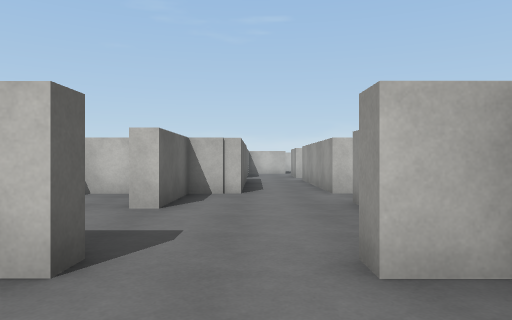
[1] (above)

24 first-person views from a walk through a 3-D level made in the Unity game engine. The camera is 1.2 m above the floor, looks level and sees 70° across. Doors are open. The floor is counted in squares, 2 m on a side. Each view is taken from the middle of a square. On the plan, view 1 faces up. The plan holds only what a view shows up to about 10 squares ahead; the rest is blank. The player character is not drawn. Surface patterns are stand-ins for the level's own textures.

[2]
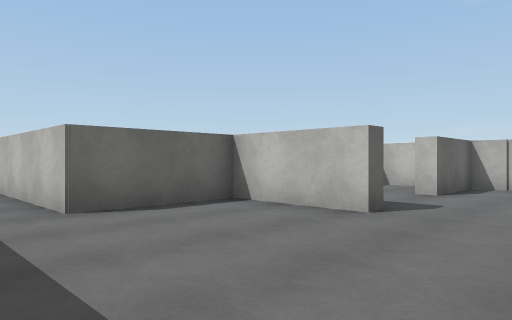

[3]
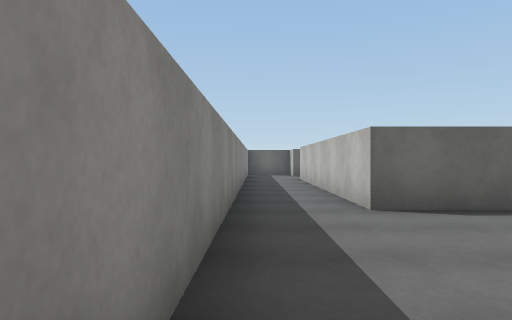

[4]
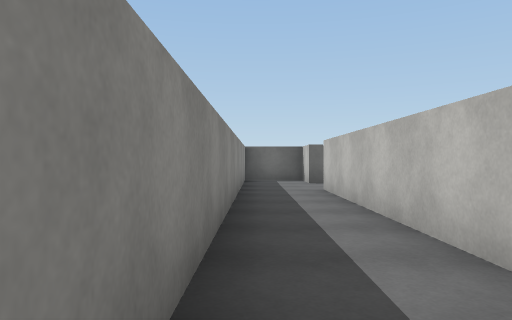

[5]
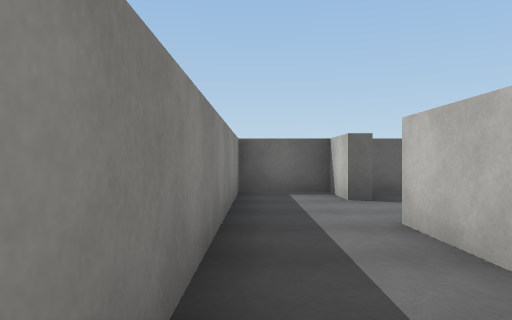

[6]
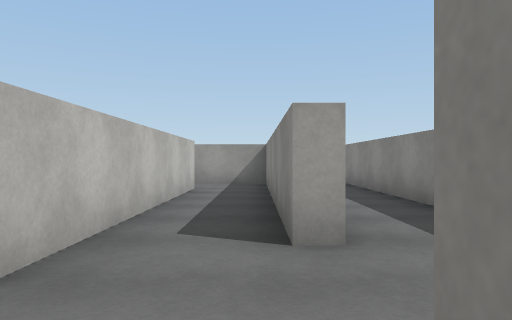

[7]
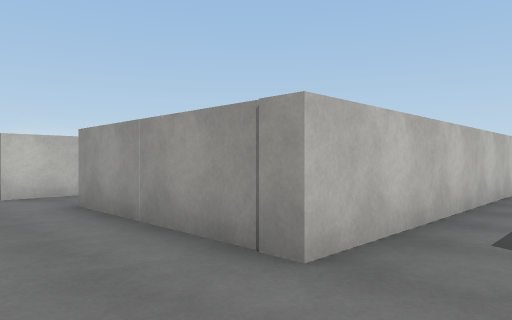

[8]
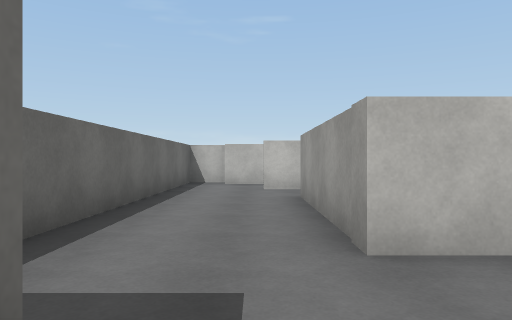

[9]
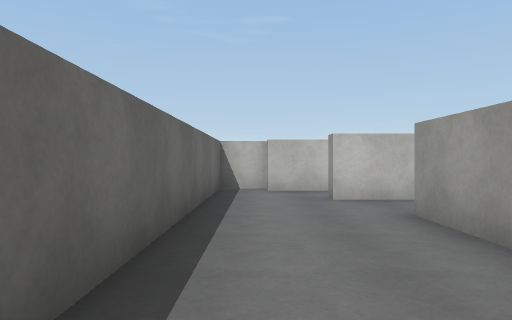

[10]
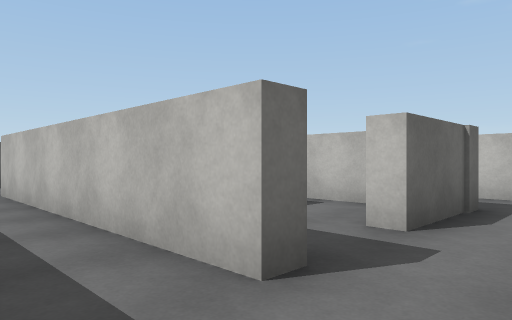

[11]
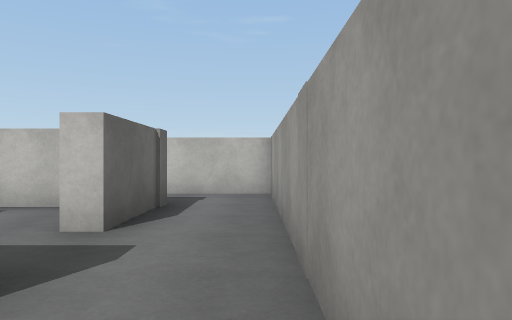

[12]
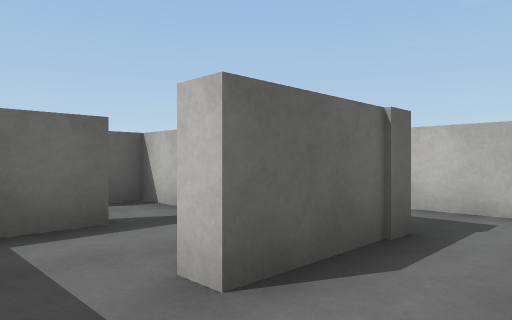

[13]
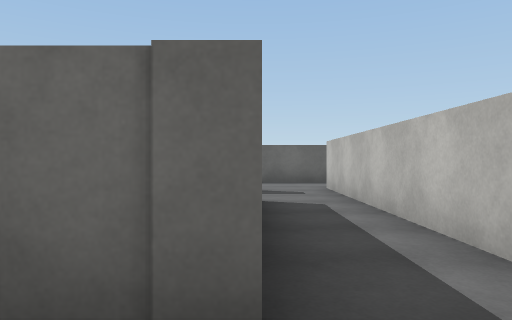

[14]
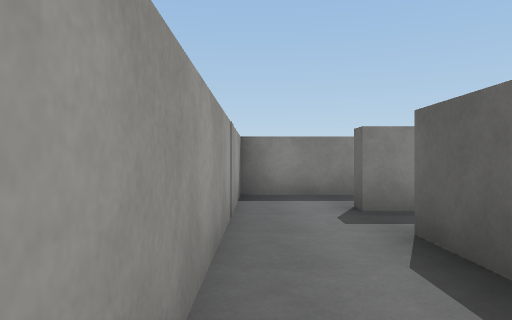

[15]
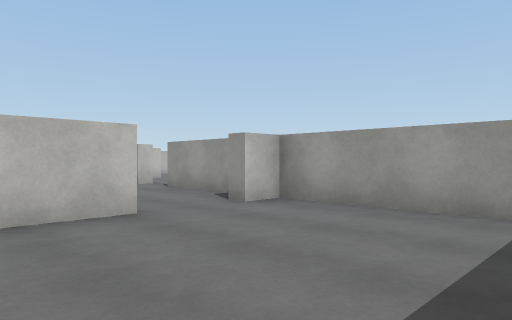

[16]
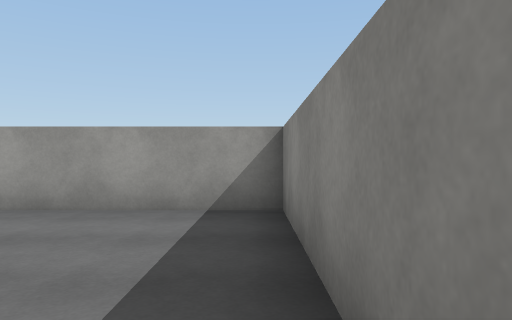

[17]
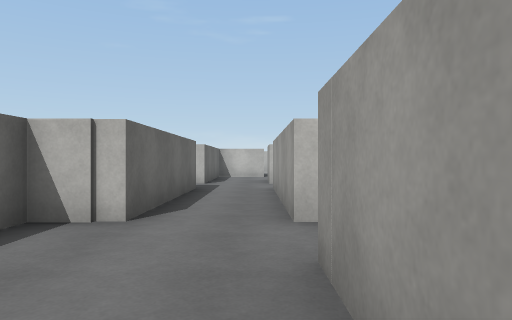

[18]
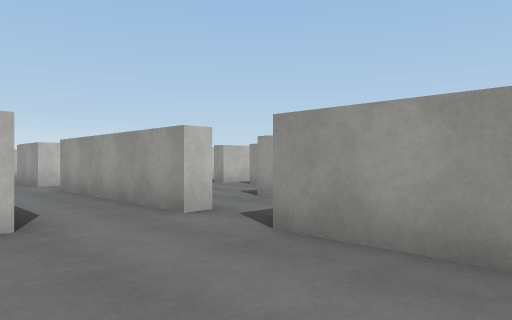

[19]
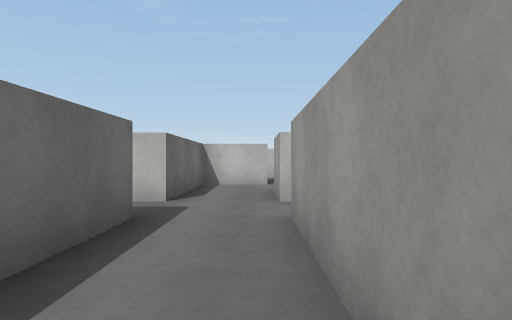

[20]
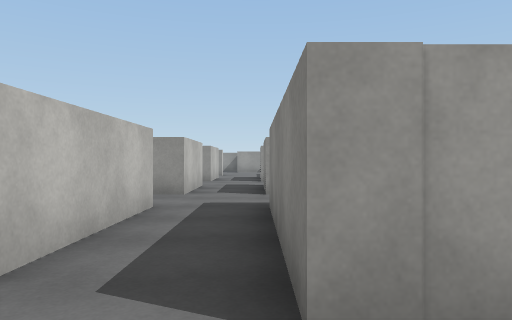

[21]
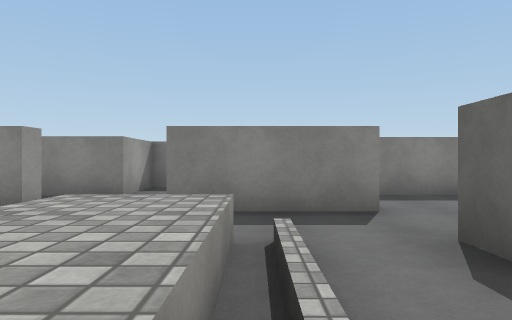

[22]
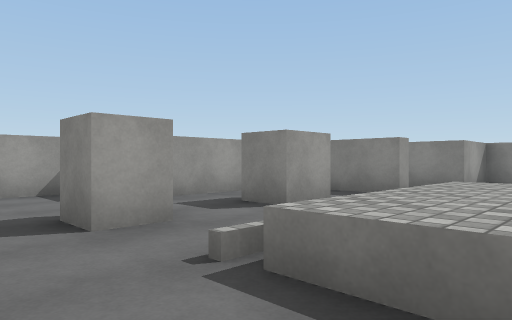

[23]
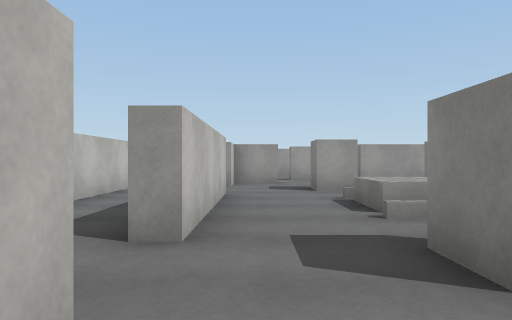

[24]
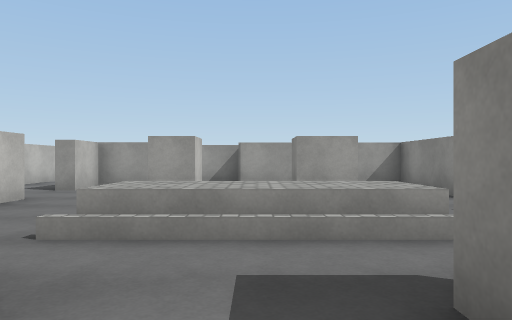

### Floor plan
Key: @ floor where view 1 was taken; # wall or solid block; . floor; D open door; ^ raised ledge.
Columns run from 14 left of view 1 to 6 right of it. Each row starts with its distance up from view 1.
 22           ######
 21        ........
 20      #.####...
 19     .........#
 18      ..........D
 17       #..^..#..#
 16      ....^ ...##
 15       #..^ ...#.
 14       .... ...#.#
 13       ........#.#
 12      ..###.####.##..
 11      ..  ...........
 10     ###   .####.##..#
  9 ###       ##  #.# ..
  8 #..           #.#..
  7 #..############.#.#
  6 #..........#.#.DD.
  5 #....####..#.#.DD
  4 #..# # ###.#....#
  3 #..#   #...#....#
  2 #..#   #...##DD##
  1 #..######..#....#
  0 #..........#..@.#
 -1 ##..########....#
 -2 #...............#
 -3 #################

Where each view was taken, in squares from view 1:
view 1: 0 up, 0 right, facing up
view 2: 2 down, 1 right, facing up-left
view 3: 2 down, 1 right, facing left
view 4: 2 down, 3 left, facing left
view 5: 2 down, 7 left, facing left
view 6: 0 up, 13 left, facing right
view 7: 0 up, 13 left, facing up-right
view 8: 1 down, 12 left, facing up
view 9: 1 up, 13 left, facing up
view 10: 0 up, 4 left, facing up-left
view 11: 0 up, 4 left, facing up
view 12: 2 up, 4 left, facing up-left
view 13: 5 up, 4 left, facing left
view 14: 6 up, 4 left, facing down
view 15: 2 down, 3 left, facing up-right
view 16: 2 down, 3 left, facing right
view 17: 3 up, 1 right, facing up
view 18: 3 up, 1 left, facing up-right
view 19: 7 up, 1 right, facing up
view 20: 11 up, 5 left, facing right
view 21: 17 up, 6 left, facing down
view 22: 19 up, 6 left, facing down-right
view 23: 19 up, 10 left, facing right
view 24: 16 up, 9 left, facing right
